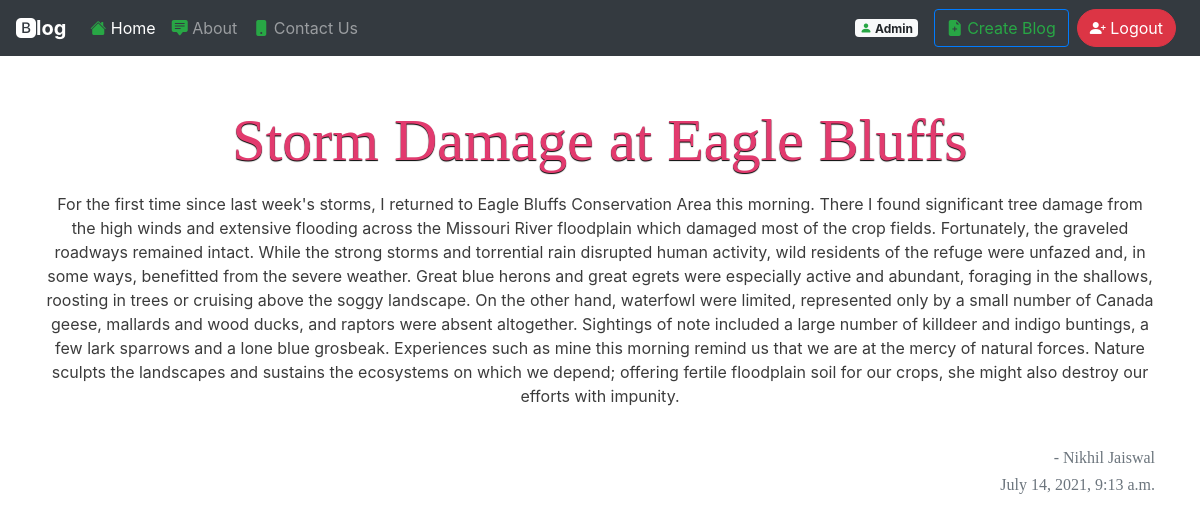
The page /blog/storm-damage-at-eagle-bluffs/ (signed in) on the database its author committed.
### home/models.py (models this page shows, shortened)
class MyUser(AbstractBaseUser):
    email = models.EmailField(
        verbose_name='email address',
        max_length=255,
        unique=True,
    )
    full_name = models.CharField(max_length=100, default=None)
    date_of_birth = models.DateField()
    mobile = models.CharField(max_length=14)
    is_active = models.BooleanField(default=True)
    is_admin = models.BooleanField(default=False)
    auth_token = models.CharField(max_length=100)
    is_verified = models.BooleanField(default=True)
    objects = MyUserManager()
    USERNAME_FIELD = 'email'
    REQUIRED_FIELDS = ['date_of_birth', 'mobile', ]

class Blog(models.Model):
    title = models.CharField(max_length=50)
    desc = models.TextField()
    title_slug = models.SlugField(unique=True, default=uuid.uuid1)
    user = models.ForeignKey(settings.AUTH_USER_MODEL,
                             on_delete=models.CASCADE, default='pk')
    timestamp = models.DateTimeField(default=timezone.now)

### home/views.py (the view)
# urls.py: path('blog/<str:slug>/', views.singleBlog, name='blog'),
def singleBlog(request, slug):
    blog = Blog.objects.get(title_slug=slug)
    data = {'data': blog}
    return render(request, 'blog.html', data)

### templates/blog.html (shortened to what this page needs)
{% extends 'base.html' %}
{% block body %}
<div class="container my-5">
    <div class="center">
        <h1 class="text-center my-3"> {{ data.title }} </h1>
        <p> {{data.desc}} </p>
        <br>
        <h6 class="text-right  text-muted"> - {{data.user.full_name}}</h6>
        <h6 class="text-right  text-muted">{{data.timestamp}}</h6>
    </div>
</div>
{% endblock body %}

### templates/base.html (shortened to what this page needs)
<!doctype html>
<html lang="en">
<head>
    <link rel="stylesheet" href="https://cdn.jsdelivr.net/npm/bootstrap@4.6.0/dist/css/bootstrap.min.css"
>
    <link rel="stylesheet" href="https://cdn.jsdelivr.net/npm/bootstrap-icons@1.5.0/font/bootstrap-icons.css">
</head>
<body onload="myFunction()">
    <nav class="navbar navbar-expand-lg navbar-dark bg-dark">
        <a class="navbar-brand" href="/">
            <b class="bi bi-bootstrap-fill">log</b>
        </a>
        <div class="collapse navbar-collapse" id="navbarSupportedContent">
            <ul class="navbar-nav mr-auto">
                <li class="nav-item active">
                    <a class="nav-link" href="/"><i class="bi bi-house-fill text-success"></i>
                        Home
                        <span class="sr-only">(current)</span></a>
                </li>
                <li class="nav-item">
                    <a class="nav-link" href="#"><i class="bi bi-chat-square-text-fill text-success"></i> About</a>
                </li>
                <li class="nav-item">
                    <a class="nav-link" href="/contact"><i class="bi bi-phone-fill text-success"></i> Contact Us</a>
                </li>
            </ul>
            {% if request.user.is_anonymous %}
            <a class="btn rounded-pill btn-success" href="#" role="button" data-toggle="modal"
                data-target="#loginModal"><i class="bi bi-person-check-fill"></i>
                Login </a>
            <a class="btn rounded-pill btn-info mx-2" href="#" role="button" data-toggle="modal"
                data-target="#signupModal"><i class="bi bi-person-plus-fill"></i>
                SignUp </a>
            {% else %}
            <span class="badge  badge-light mx-3"><i class="bi bi-person-fill text-success"></i>
                {{request.user.full_name}}</span>
            <a class="btn rounded border-primary btn-outline-success mr-2" href="/add" role="button"><i
                    class="bi bi-file-earmark-plus-fill"></i>
                Create Blog </a>
            <a class="btn rounded-pill btn-danger mr-2" href="/logout" role="button"><i
                    class="bi bi-person-plus-fill"></i>
                Logout </a>
            {% endif %}
        </div>
    </nav>
        {% block body %}
        {% endblock body %}
</body>
</html>

### templates/base.html (style rules this page uses)
:root { --bg: #e3e4e8; --fg: #17181c; --c1: #f42f25; --c2: #f49725; --c3: #255ff4; }
h1, h2, h3, h4, h5, h6 { font-family: "Playfair Display", Georgia, "Times New Roman", serif; }

### templates/blog.html (style rules this page uses)
h1 { font-size: 60px; color: #e23a6e; margin-bottom: 10px; text-shadow: 0px 1px 1px #000; }
p { color: rgba(0, 0, 0, 0.767); }
.center { position: relative; text-align: center; }

### rows shown on the page
MyUser: user.full_name "Admin"
Blog: title "Storm Damage at Eagle Bluffs", desc "For the first time since last week's storms, I returned to Eagle Bluffs Conservation Area this morning. There I found significant tree damage from the high winds and extensive flooding across the Missouri River floodplain which damaged most of the crop fields. Fortunately, the graveled roadways remained intact. While the strong storms and torrential rain disrupted human activity, wild residents of the refuge were unfazed and, in some ways, benefitted from the severe weather. Great blue herons and great egrets were especially active and abundant, foraging in the shallows, roosting in trees or cruising above the soggy landscape. On the other hand, waterfowl were limited, represented only by a…", user.full_name "Nikhil Jaiswal", timestamp "July 14, 2021, 9:13 a.m."
